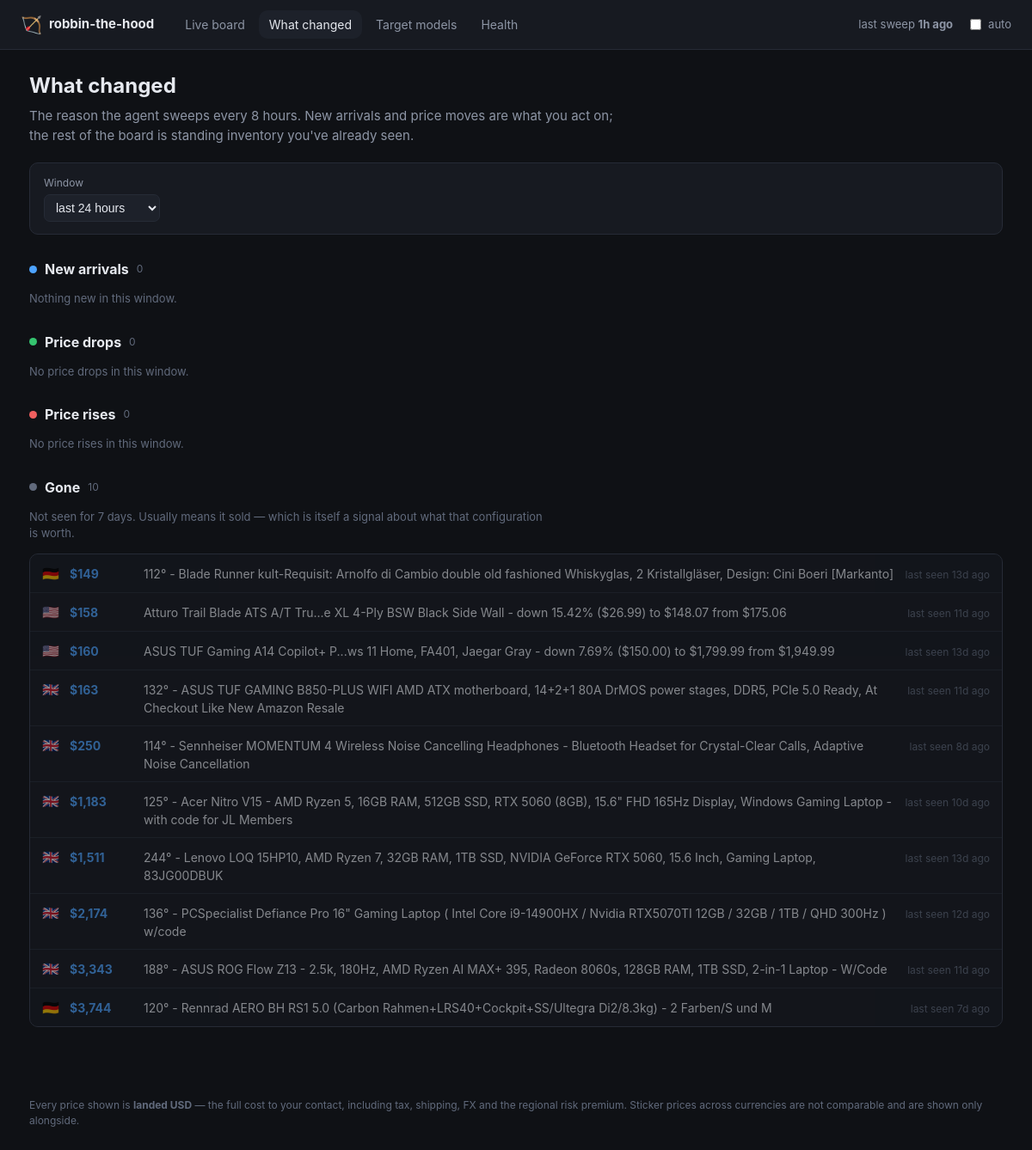
/changes, run on the app's committed database.
### tables this page shows
CREATE TABLE listings (
    fingerprint     TEXT PRIMARY KEY,
    source          TEXT NOT NULL,
    listing_id      TEXT,
    title           TEXT NOT NULL,
    url             TEXT,
    region          TEXT NOT NULL,
    currency        TEXT NOT NULL,
    sticker_local   REAL,
    landed_usd      REAL,
    -- The FX rate is stored per listing so a comparison made weeks from now
    -- against today's record is still honest.
    fx_rate         REAL,
    fx_source       TEXT,
    fx_fetched_at   TEXT,
    score           REAL,
    model_key       TEXT,
    condition       TEXT,
    seller_name     TEXT,
    flags           TEXT,
    reject_reasons  TEXT,
    first_seen      TEXT NOT NULL,
    last_seen       TEXT NOT NULL,
    status          TEXT NOT NULL DEFAULT 'active'
, spec_line TEXT, score_breakdown TEXT, landed_explain TEXT);

### dashboard.py (the view)
@app.route("/changes")
def changes():
    hours = int(request.args.get("hours", 24))
    config = _config()
    with _open() as store:
        data = recent_changes(store, config, hours=hours)
        latest_run = store.latest_run_at()
    return render_template(
        "changes.html", changes=data, hours=hours, latest_run=latest_run,
        now=datetime.now(timezone.utc), active="changes",
        static_export=_static_export(),
    )

### dashboard.py (called while the page is built)
def _open():
    return Store(app.config["DEALS_DB"])

def _static_export() -> bool:
    return bool(app.config.get("STATIC_EXPORT"))

def _config():
    if app.config["DEALS_CONFIG"] is None:
        app.config["DEALS_CONFIG"] = load_config()
    return app.config["DEALS_CONFIG"]

@app.template_filter("money")
def money(value) -> str:
    return "—" if value is None else f"${value:,.0f}"

@app.template_filter("ago")
def ago(moment) -> str:
    if moment is None:
        return "never"
    delta = datetime.now(timezone.utc) - moment
    minutes = int(delta.total_seconds() // 60)
    if minutes < 1:
        return "just now"
    if minutes < 60:
        return f"{minutes}m ago"
    if minutes < 2880:
        return f"{minutes // 60}h ago"
    return f"{minutes // 1440}d ago"

### dealhunter/config.py (called while the page is built)
    def region(self, code: Region) -> RegionConfig:
        try:
            return self.regions[code]
        except KeyError as exc:  # pragma: no cover - config error, fails loudly
            raise KeyError(f"Region {code} is missing from config.yaml") from exc

### dealhunter/store.py (called while the page is built, shortened)
    def __enter__(self) -> "Store":
        return self

    def __exit__(self, *exc_info) -> None:
        self.close()

    def close(self) -> None:
        self.connection.commit()
        try:
            self.connection.execute("PRAGMA wal_checkpoint(TRUNCATE)")
        except sqlite3.Error as exc:  # pragma: no cover - non-fatal
            log.warning("Could not checkpoint the WAL: %s", exc)
        self.connection.close()

    @contextmanager
    def _tx(self):
        try:
            yield self.connection
            self.connection.commit()
        except Exception:
            self.connection.rollback()
            raise

    def _migrate(self) -> None:
        with self._tx() as connection:
            connection.executescript(SCHEMA)
            row = connection.execute("SELECT version FROM schema_version").fetchone()
            if row is None:
                connection.execute(
                    "INSERT INTO schema_version (version) VALUES (?)", (SCHEMA_VERSION,)
                )

    def latest_run_at(self) -> datetime | None:
        row = self.connection.execute(
            "SELECT started_at FROM runs WHERE finished_at IS NOT NULL "
            "ORDER BY id DESC LIMIT 1"
        ).fetchone()
        return datetime.fromisoformat(row["started_at"]) if row else None

### templates/changes.html (shortened to what this page needs)
{% extends "base.html" %}
{% block content %}
<div class="pagehead">
  <h1>What changed</h1>
  <p class="sub">
    The reason the agent sweeps every 8 hours. New arrivals and price moves are
    what you act on; the rest of the board is standing inventory you've already
    seen.
  </p>
</div>
<form class="filters" method="get">
  <label>Window
    <select name="hours" onchange="this.form.submit()">
      <option value="24"  {{ 'selected' if hours == 24 }}>last 24 hours</option>
    </select>
  </label>
</form>
<section class="changeblock">
  <h2><span class="dot new"></span> New arrivals
    <span class="n">{{ changes.new | length }}</span></h2>
  {% if changes.new %}
    <ul class="changes">
      {% for c in changes.new %}
        <li>
          <span class="flagicon">{{ c.region_flag }}</span>
          <span class="amount">{{ c.landed_usd | money }}</span>
          <a href="{{ c.url }}" target="_blank" rel="noopener">{{ c.title }}</a>
          <span class="when"><time datetime="{{ c.when.isoformat() }}">{{ c.when | ago }}</time></span>
        </li>
      {% endfor %}
    </ul>
  {% else %}
    <p class="none">Nothing new in this window.</p>
  {% endif %}
</section>
<section class="changeblock">
  <h2><span class="dot drop"></span> Price drops
    <span class="n">{{ changes.drops | length }}</span></h2>
  {% if changes.drops %}
    <ul class="changes">
      {% for c in changes.drops %}
        <li>
          <span class="flagicon">{{ c.region_flag }}</span>
          <span class="amount">{{ c.landed_usd | money }}</span>
          <span class="delta down">{{ c.delta | signed }} ({{ '%.1f' % c.percent }}%)</span>
          <a href="{{ c.url }}" target="_blank" rel="noopener">{{ c.title }}</a>
          <span class="when"><time datetime="{{ c.when.isoformat() }}">{{ c.when | ago }}</time></span>
        </li>
      {% endfor %}
    </ul>
  {% else %}
    <p class="none">No price drops in this window.</p>
  {% endif %}
</section>
<section class="changeblock">
  <h2><span class="dot rise"></span> Price rises
    <span class="n">{{ changes.rises | length }}</span></h2>
  {% if changes.rises %}
    <ul class="changes">
      {% for c in changes.rises %}
        <li>
          <span class="flagicon">{{ c.region_flag }}</span>
          <span class="amount">{{ c.landed_usd | money }}</span>
          <span class="delta up">{{ c.delta | signed }} ({{ '%.1f' % c.percent }}%)</span>
          <a href="{{ c.url }}" target="_blank" rel="noopener">{{ c.title }}</a>
          <span class="when"><time datetime="{{ c.when.isoformat() }}">{{ c.when | ago }}</time></span>
        </li>
      {% endfor %}
    </ul>
  {% else %}
    <p class="none">No price rises in this window.</p>
  {% endif %}
</section>
<section class="changeblock">
  <h2><span class="dot gone"></span> Gone
    <span class="n">{{ changes.gone | length }}</span></h2>
  <p class="hint">
    Not seen for 7 days. Usually means it sold — which is itself a signal about
    what that configuration is worth.
  </p>
  {% if changes.gone %}
    <ul class="changes">
      {% for c in changes.gone %}
        <li class="faded">
          <span class="flagicon">{{ c.region_flag }}</span>
          <span class="amount">{{ c.landed_usd | money }}</span>
          <span>{{ c.title }}</span>
          <span class="when">last seen <time datetime="{{ c.when.isoformat() }}">{{ c.when | ago }}</time></span>
        </li>
      {% endfor %}
    </ul>
  {% else %}
    <p class="none">Nothing has dropped off recently.</p>
  {% endif %}
</section>
{% endblock %}

### static/style.css (style rules this page uses)
:root { --bg: #0f1115; --panel: #171a21; --panel-2: #1d212a; --line: #262b36; --text: #e6e9ef; --muted: #8d95a5; --dim: #616a7c; --accent: #4da3ff; --good: #35c46f; --warn: #e8b339; --bad: #ef5f5f; --priority: #b98bff; --radius: 10px; }
* { box-sizing: border-box; }
body { margin: 0; background: var(--bg); color: var(--text); font: 15px/1.5 ui-sans-serif, -apple-system, "Segoe UI", Roboto, sans-serif; }
.pagehead h1 { margin: 0 0 6px; font-size: 24px; }
.pagehead .sub { margin: 0 0 20px; color: var(--muted); max-width: 74ch; }
.filters { display: flex; flex-wrap: wrap; gap: 14px; align-items: end; background: var(--panel); border: 1px solid var(--line); border-radius: var(--radius); padding: 14px 16px; margin-bottom: 20px; }
.filters label { display: flex; flex-direction: column; gap: 4px; font-size: 12px; color: var(--muted); }
.filters select, .filters input[type="number"] { background: var(--panel-2); color: var(--text); border: 1px solid var(--line); border-radius: 7px; padding: 6px 9px; font-size: 14px; }
.flagicon { font-size: 16px; }
.changeblock { margin: 28px 0; }
.changeblock h2 { font-size: 16px; display: flex; align-items: center; gap: 9px; margin: 0 0 10px; }
.changeblock h2 .n { font-size: 12px; color: var(--dim); font-weight: 400; }
.dot { width: 9px; height: 9px; border-radius: 50%; display: inline-block; }
.dot.new { background: var(--accent); }
.dot.drop { background: var(--good); }
.dot.rise { background: var(--bad); }
.dot.gone { background: var(--dim); }
ul.changes { list-style: none; margin: 0; padding: 0; border: 1px solid var(--line); border-radius: var(--radius); overflow: hidden; }
ul.changes li { display: flex; gap: 12px; align-items: baseline; padding: 10px 14px; background: var(--panel); border-bottom: 1px solid var(--line); font-size: 14px; }
ul.changes li:last-child { border-bottom: 0; }
ul.changes li.faded { opacity: .55; }
ul.changes .amount { font-weight: 700; color: var(--accent); min-width: 74px; }
ul.changes .when { font-size: 12px; color: var(--dim); margin-left: auto; white-space: nowrap; }
.none, .hint { color: var(--dim); font-size: 13px; }
.hint { max-width: 74ch; }

### data on the page
listings: region_flag "🇩🇪", landed_usd "$149", title "112° - Blade Runner kult-Requisit: Arnolfo di Cambio double old fashioned Whiskyglas, 2 Kristallgläser, Design: Cini Boeri [Markanto]", when|ago "13d ago"
listings: region_flag "🇺🇸", landed_usd "$158", title "Atturo Trail Blade ATS A/T Tru...e XL 4-Ply BSW Black Side Wall - down 15.42% ($26.99) to $148.07 from $175.06", when|ago "11d ago"
listings: region_flag "🇺🇸", landed_usd "$160", title "ASUS TUF Gaming A14 Copilot+ P...ws 11 Home, FA401, Jaegar Gray - down 7.69% ($150.00) to $1,799.99 from $1,949.99", when|ago "13d ago"
listings: region_flag "🇬🇧", landed_usd "$163", title "132° - ASUS TUF GAMING B850-PLUS WIFI AMD ATX motherboard, 14+2+1 80A DrMOS power stages, DDR5, PCIe 5.0 Ready, At Checkout Like New Amazon Resale", when|ago "11d ago"
listings: region_flag "🇬🇧", landed_usd "$250", title "114° - Sennheiser MOMENTUM 4 Wireless Noise Cancelling Headphones - Bluetooth Headset for Crystal-Clear Calls, Adaptive Noise Cancellation", when|ago "8d ago"
listings: region_flag "🇬🇧", landed_usd "$1,183", title "125° - Acer Nitro V15 - AMD Ryzen 5, 16GB RAM, 512GB SSD, RTX 5060 (8GB), 15.6\" FHD 165Hz Display, Windows Gaming Laptop - with code for JL Members", when|ago "10d ago"
listings: region_flag "🇬🇧", landed_usd "$1,511", title "244° - Lenovo LOQ 15HP10, AMD Ryzen 7, 32GB RAM, 1TB SSD, NVIDIA GeForce RTX 5060, 15.6 Inch, Gaming Laptop, 83JG00DBUK", when|ago "13d ago"
listings: region_flag "🇬🇧", landed_usd "$2,174", title "136° - PCSpecialist Defiance Pro 16\" Gaming Laptop ( Intel Core i9-14900HX / Nvidia RTX5070TI 12GB / 32GB / 1TB / QHD 300Hz ) w/code", when|ago "12d ago"
listings: region_flag "🇬🇧", landed_usd "$3,343", title "188° - ASUS ROG Flow Z13 - 2.5k, 180Hz, AMD Ryzen AI MAX+ 395, Radeon 8060s, 128GB RAM, 1TB SSD, 2-in-1 Laptop - W/Code", when|ago "11d ago"
listings: region_flag "🇩🇪", landed_usd "$3,744", title "120° - Rennrad AERO BH RS1 5.0 (Carbon Rahmen+LRS40+Cockpit+SS/Ultegra Di2/8.3kg) - 2 Farben/S und M", when|ago "7d ago"

### other printed values
{{ latest_run | ago }} "1h ago"
{{ changes.new | length }} "0"
{{ changes.drops | length }} "0"
{{ changes.rises | length }} "0"
{{ changes.gone | length }} "10"
